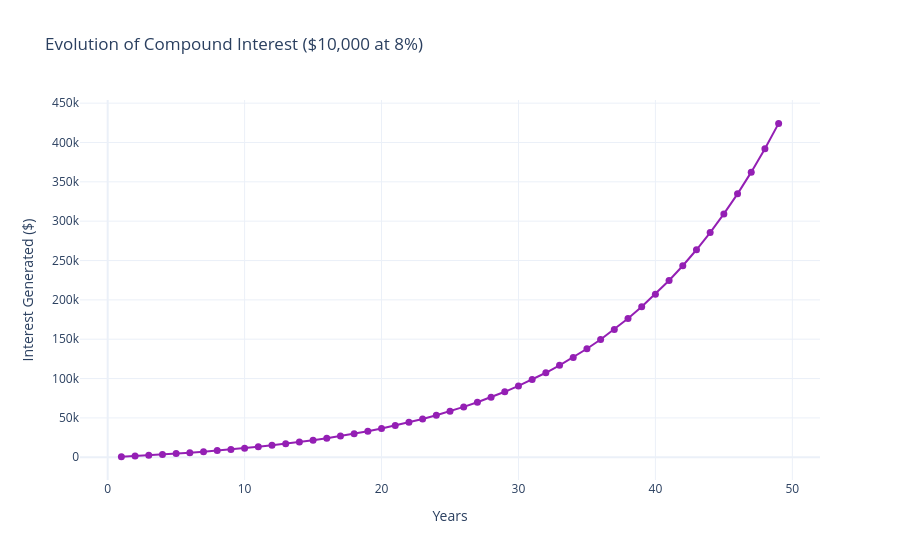

Source (notebook cell):
### Code cell
import plotly.graph_objects as go

def compound_interest(principal, rate, time):
    amount = principal * (1 + rate) ** time
    interest = amount - principal
    return interest

li = list(range(1, 50))
initial_investment = 10000
interest_rate = 0.08

# Calcul des intérêts
interests = [compound_interest(initial_investment, interest_rate, years) for years in li]

# Création du tracé interactif
fig = go.Figure()

fig.add_trace(go.Scatter(
    x=li,
    y=interests,
    mode='lines+markers',
    name='Compound Interest',
    hovertemplate='Year: %{x}<br>Interest: %{y:$,.0f}<extra></extra>',
    line=dict(color="#941fb4", width=2),
    marker=dict(size=7)
))

# Personnalisation de la disposition
fig.update_layout(
    title=f"Evolution of Compound Interest (${initial_investment:,} at {interest_rate*100:.0f}%)",
    xaxis_title="Years",
    yaxis_title="Interest Generated ($)",
    template="plotly_white",
    hovermode="x unified"
)

fig.show()

### Figure 1 — Plotly figure (JSON) as saved in the notebook; plotly's stock layout.template omitted (floating-point values rounded to 4 significant figures)
{"data": [{"hovertemplate": "Year: %{x}<br>Interest: %{y:$,.0f}<extra></extra>", "line": {"color": "#941fb4", "width": 2}, "marker": {"size": 7}, "mode": "lines+markers", "name": "Compound Interest", "type": "scatter", "x": [1, 2, 3, 4, 5, 6, 7, 8, 9, 10, 11, 12, 13, 14, 15, 16, 17, 18, 19, 20, 21, 22, 23, 24, 25, 26, 27, 28, 29, 30, 31, 32, 33, 34, 35, 36, 37, 38, 39, 40, 41, 42, 43, 44, 45, 46, 47, 48, 49], "y": [800, 1664.0, 2597.0, 3605.0, 4693.0, 5869.0, 7138.0, 8509.0, 9990.0, 11590.0, 13320.0, 15180.0, 17200.0, 19370.0, 21720.0, 24260.0, 27000.0, 29960.0, 33160.0, 36610.0, 40340.0, 44370.0, 48710.0, 53410.0, 58480.0, 63960.0, 69880.0, 76270.0, 83170.0, 90630.0, 98680.0, 107400.0, 116800.0, 126900.0, 137900.0, 149700.0, 162500.0, 176300.0, 191200.0, 207200.0, 224600.0, 243400.0, 263700.0, 285600.0, 309200.0, 334700.0, 362300.0, 392100.0, 424300.0]}], "layout": {"hovermode": "x unified", "title": {"text": "Evolution of Compound Interest ($10,000 at 8%)"}, "xaxis": {"title": {"text": "Years"}}, "yaxis": {"title": {"text": "Interest Generated ($)"}}}}
